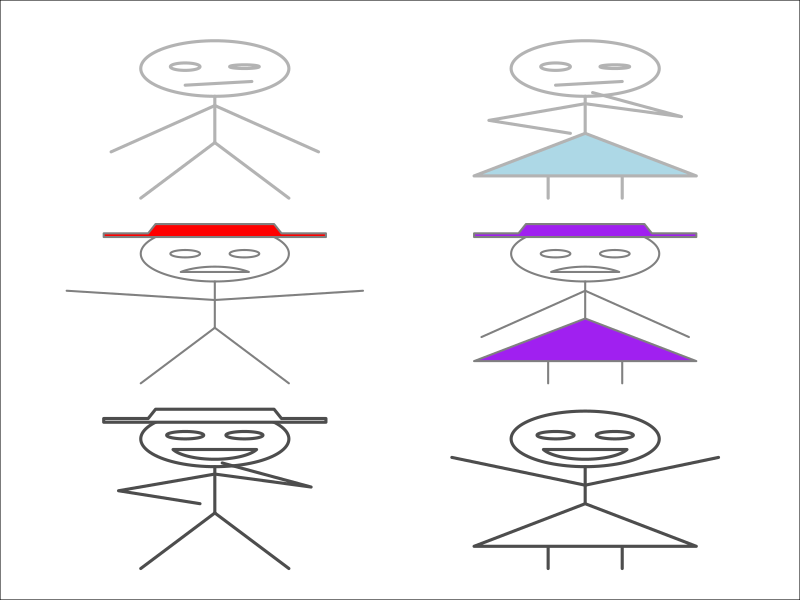
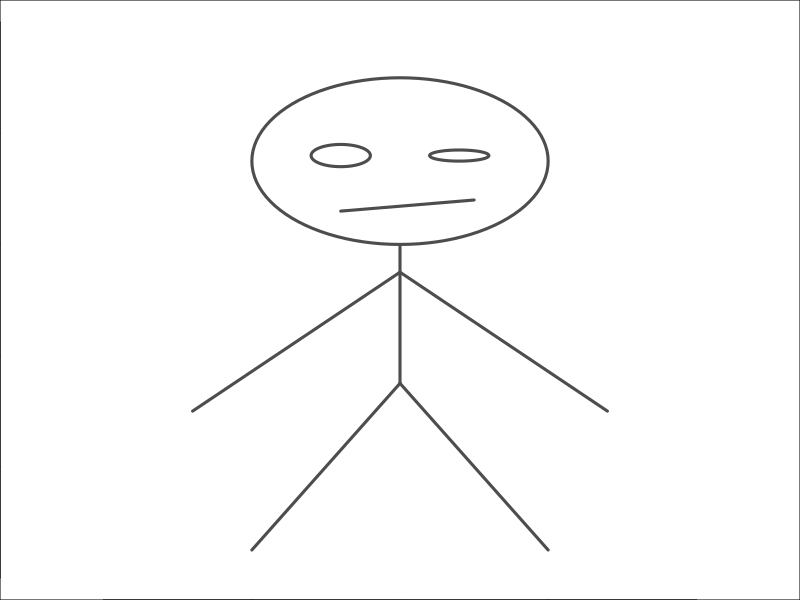

These charts were generated, in order, by the following R code:
# Stick Man/Woman Generating function

draw.stick <- function(x,y,scale=1,arms="down", 
                       gender="male",lwd=3, clcol="white",
                       face="happy", linecol=gray(.3),
                       hat=NA) {
  # clcol: color of clothes - any color
  # scale: fize of figure
  # x,y left bottom alignment of figure
  
  # Arms: "down", "nuetral", "up", "hip"
  # Gender: "male", "female"
  # Face: "happy", "sad", "annoyed"
  # Hat: plot hat T,F
  
  
  # Set the figure scale, default it 1
  s <- scale/100
  
  # If is undefined then give the man a hat
  if (is.na(hat)) hat<-(gender=="male")
    
  require("plotrix")
  
  # Draw Head
  draw.ellipse(x+50*s,y+75*s,10*s,15*s,lwd=lwd, border=linecol)
  
  if (face=="happy") {
    # Draw eyes
    draw.ellipse(x+46*s,y+77*s,2.5*s,2*s,lwd=lwd, border=linecol)
    draw.ellipse(x+54*s,y+77*s,2.5*s,2*s,lwd=lwd, border=linecol)

    # Draw mouth
    draw.ellipse(x+50*s,y+72*s,6*s,8*s, segment = c(-160,-20),
                  lwd=lwd, border=linecol)
  }
  8
  if (face=="sad")   {
    # Draw eyes
    draw.ellipse(x+46*s,y+75*s,2*s,2*s,lwd=lwd, border=linecol)
    draw.ellipse(x+54*s,y+75*s,2*s,2*s,lwd=lwd, border=linecol)
    
    # Draw mouth
    draw.ellipse(x+50*s,y+60*s,6*s,8*s, segment = c(140,40),
                 lwd=lwd, border=linecol)
  }
  
  if (face=="annoyed")  {
    # Draw mouth
    lines(c(x+46*s,x+55*s), c(y+66*s,y+68*s),lwd=lwd, col=linecol)
    
    # Draw eyes
    draw.ellipse(x+46*s,y+76*s,2*s,2*s,lwd=lwd, border=linecol)
    draw.ellipse(x+54*s,y+76*s,2*s,1*s,lwd=lwd, border=linecol)
  }
  
  
  # Draw torso
  lines(c(x+50*s,x+50*s), c(y+35*s,y+60*s),lwd=lwd, col=linecol)
  
  # Draw arms
  if (arms=="down") {
    lines(c(x+50*s,x+36*s), c(y+55*s,y+30*s),lwd=lwd, col=linecol) # Left
    lines(c(x+50*s,x+64*s), c(y+55*s,y+30*s),lwd=lwd, col=linecol) # Right
  }  
  if (arms=="nuetral") {
    lines(c(x+50*s,x+30*s), c(y+50*s,y+55*s),lwd=lwd, col=linecol) # Left
    lines(c(x+50*s,x+70*s), c(y+50*s,y+55*s),lwd=lwd, col=linecol) # Right
  }
  if (arms=="up") {
    lines(c(x+50*s,x+32*s), c(y+50*s,y+65*s),lwd=lwd, col=linecol) # Left
    lines(c(x+50*s,x+68*s), c(y+50*s,y+65*s),lwd=lwd, col=linecol) # Right
  }
  if (arms=="hip") {
    lines(c(x+50*s,x+37*s,x+48*s), c(y+56*s,y+47*s,y+40*s),lwd=lwd, col=linecol) # Left
    lines(c(x+50*s,x+63*s,x+51*s), c(y+56*s,y+49*s,y+62*s),lwd=lwd, col=linecol) # Right
  }
  
  # Draw male legs
  if (gender=="male") {
    lines(c(x+50*s,x+40*s), c(y+35*s,y+5*s),lwd=lwd, col=linecol)
    lines(c(x+50*s,x+60*s), c(y+35*s,y+5*s),lwd=lwd, col=linecol)
    
  }
  
  # Draw female legs and dress
  if (gender!="male") {
    # Draw legs
    lines(c(x+45*s,x+45*s), c(y+17*s,y+5*s),lwd=lwd, col=linecol)
    lines(c(x+55*s,x+55*s), c(y+17*s,y+5*s),lwd=lwd, col=linecol)
    
    # Draw dress
    polygon(c(x+s*50,x+s*35,x+s*65), 
          c(y+s*40,y+s*17,y+s*17), 
            col=clcol, border=linecol,lwd=lwd)
  }
  
  # Draw hat
  if (hat==T) polygon(
    c(x+35*s,x+65*s,x+65*s,x+59*s,x+58*s,x+42*s,x+41*s,x+35*s),
    c(y+84*s,y+84*s,y+86*s,y+86*s,y+91*s,y+91*s,y+86*s,y+86*s),
    col=clcol, border=linecol,lwd=lwd)
  
}

# Map of stick figures
par(mar = rep(0, 4))

plot(c(.25,1.25), c(0,3), type="n", xaxt='n', yaxt='n', ann=FALSE)

  draw.stick(0,0, arms="hip")
  draw.stick(.5,0, gender="female", arms="up")
  
  draw.stick(0,1, arms="nuetral", lwd=2, linecol=gray(.5), 
             clcol="red", face="sad")
  
  draw.stick(.5,1, gender="female", arms="down", clcol="purple", 
             lwd=2, linecol=gray(.5), face="sad",hat=T)
  
  draw.stick(0,2, arms="down", linecol=gray(.7),
             clcol="blue", face="annoyed",hat=F)
  
  draw.stick(.5,2, gender="female", arms="hip", clcol="light blue", 
             linecol=gray(.7),face="annoyed")

# Solitary annoyed figure
plot(c(.25,.75), c(0,1), type="n")
 draw.stick(0,0, face="annoyed", gender="male", 
            arms="down", hat=F)
